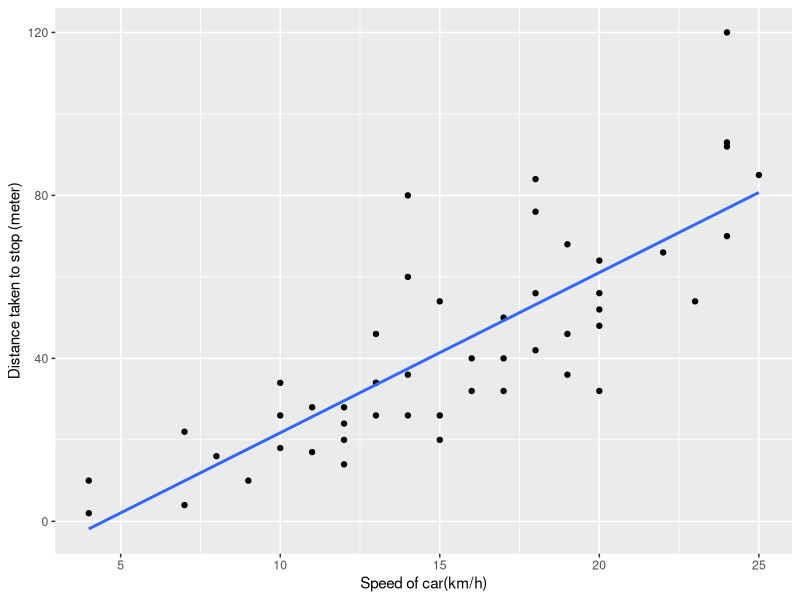

This figure's R source:
# Linear regression:
# Idea----
# We have two numeric variables;
# 1) Speed of a car and 2) Distance taken to stop.
# The assumption is the faster the car goes the longer it takes to stop.
# There is a postive relationship, but we have to test and show that it is real.
# on the x axis we have the independent variable (speed of car)
# on the y axis we have the dependent variable (time taken to stop the car)
# We are suggesting that the change in the x variable there will be a change in the y variable.
# Value of y is depends on the value of x.

library(tidyverse)
ggplot(cars, aes(speed, dist))+
  geom_point()+
  geom_smooth(method = 'lm', se = F)+
  labs(y='Distance taken to stop (meter)', x= 'Speed of car(km/h)')


# Explanation----
# model is the line 
# Slope----
# is the slope real? or what is the relationship between x and y?
# for every 1 unit across the x axis you move 000 units upon the y axis
# 2----
# how much of the variation in the distance taken to stop in y or how much of up and down
# can be explained by the change in the speed of the car?
# 3----
# we can predict what value of y we would expect for a given value in x in other words,
# how much distance its going to take the car stop given a particular speed of the car?
# p value----
# if the slope wasn't real, the null hypothesis there is no slope in the data 
# what is the probability that we would happened by change to find the slope that we found after running the model.
# and if that probability is extremely small then we can assume that the in actual fact there is no slope incorrect.
# and we can accept the fact that the slope that we are seeing is real or statistical significant.
# when you do a hypothesis test we have a threshold or an alpha value 
# R2 (R squired) is the proportion (between 0 and 1) in the variation of values in the y axis can be
# explained by the change in the x axis, if we times it can be percentage. 
# 00% of the variation in y can be explained change in the x


# lm= linear model
# dist is the dependent variable
# speed is the independent variable
# ~ stands for  the function of 



data() 
head(cars, 4)
cars %>% 
  lm(dist ~ speed, data= .) %>% 
  summary()

# other way

mod <- lm(dist ~ speed, data= cars)
mod
summary(mod)

# Residuals: is the distance between the observation or the points from the model (or the line)
# Coefficients: 
# 1. Estimate- (Intercept) is the y intercept is  not valid in this case but we have to have one for model
# 2. Speed is here is the slope 3.9324 (for every 1 unit across the x axis you move 3.9324 units upon the y axis)

# p value: this is the p-value for our slope and remember that's where we were saying the 
# null hypothesis is that the slope is zero. 
# We seeing a slope of 3.9 the 
# probability of getting a slope of 3.9 it were the 
# case that in actual fact at a population level the slope was zero the probability 
# would be extremely small one point four nine times ten to the power of negative 
# twelve in actual that number is smaller than our alpha our 
# threshold which is not point zero five or you could you could have any alpha 
# there's reasons for having different alphas and so we reject the null
# hypothesis that the slope is zero and we accept that this is statistically significant.

# R-squared: 0.65 or (65 % of the change in y can explained by change in x) 
